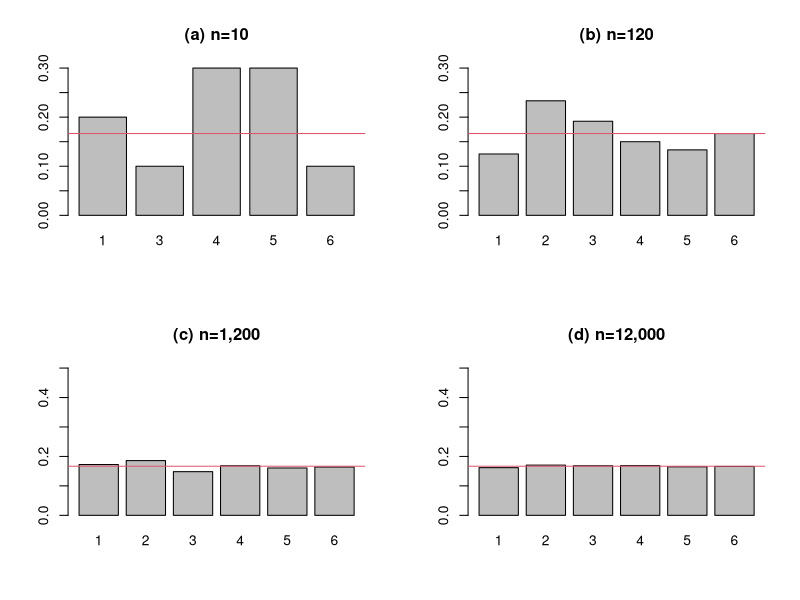
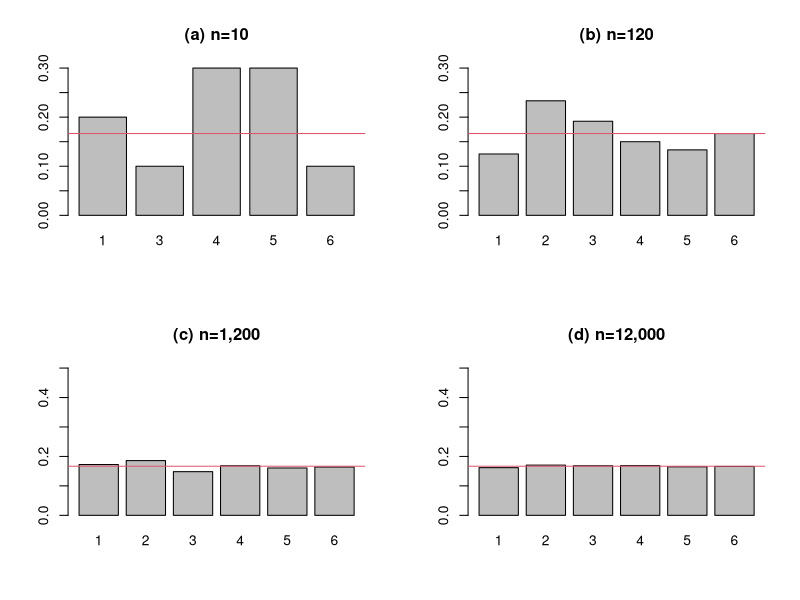

Generate these figures, in order, with R:
par(mfrow=c(2,2)) # 여러개의 그래프를 그린 다음 2행 2열, 가로 방향을 기준으로 보여준다 
set.seed(8052) # 난수 생성을 고정하기 위한 seed값을 8052로 지정한다

dice10 = sample(1:6, 10, replace = TRUE)
# 주사위 10회 던지기의 시뮬레이션 결과
# 1부터 6까지 숫자 중 10개를 무작위로 중복을 허락해서 추출하고, 벡터 dice10에 넣는다. 
barplot(table(dice10)/10, ylim=c(0,0.3), main="(a) n=10")
# dice10에 들어간 각 숫자가 나온 횟수를 10회로 나눈 값, 
# 즉 10회 던졌을 때 각 숫자가 나올 확률을 y값으로 막대그래프를 그린다.
abline(b=0, a=1/6, col=2)
# y값 1/6 위치에 직선을 그어 보여준다

dice120 = sample(1:6, 120, replace = TRUE)
# 주사위 120회 던지기의 시뮬레이션 결과
# 1부터 6까지 숫자 중 120개를 무작위로 중복을 허락해서 추출하고, 벡터 dice120에 넣는다.
barplot(table(dice120)/120, ylim=c(0,0.3), main="(b) n=120")
abline(b=0, a=1/6, col=2)
# dice120에 들어간 각 숫자가 나온 횟수를 120회로 나눈 값, 
# 즉 120회 던졌을 때 각 숫자가 나올 확률을 y값으로 막대그래프를 그린다.
# y값 1/6 위치에 직선을 그어 보여준다

dice1200 = sample(1:6, 1200, replace = TRUE)
# 주사위 1200회 던지기의 시뮬레이션 결과
# 1부터 6까지 숫자 중 1200개를 무작위로 중복을 허락해서 추출하고, 벡터 dice1200에 넣는다.
barplot(table(dice1200)/1200, ylim=c(0,0.5), main="(c) n=1,200")
abline(b=0, a=1/6, col=2)
# dice1200에 들어간 각 숫자가 나온 횟수를 1200회로 나눈 값, 
# 즉 1200회 던졌을 때 각 숫자가 나올 확률을 y값으로 막대그래프를 그린다.
# y값 1/6 위치에 직선을 그어 보여준다

dice12000 = sample(1:6, 12000, replace = TRUE)
# 주사위 12000회 던지기의 시뮬레이션 결과
# 1부터 6까지 숫자 중 12000개를 무작위로 중복을 허락해서 추출하고, 벡터 dice12000에 넣는다.
barplot(table(dice12000)/12000, ylim=c(0,0.5), main="(d) n=12,000")
abline(b=0, a=1/6, col=2)
# dice12000에 들어간 각 숫자가 나온 횟수를 12000회로 나눈 값, 
# 즉 12000회 던졌을 때 각 숫자가 나올 확률을 y값으로 막대그래프를 그린다.
# y값 1/6 위치에 직선을 그어 보여준다

par(mfrow=c(2,2))
set.seed(8052)

dice10 = sample(1:6, 10, replace = TRUE) 
barplot(table(dice10)/10, ylim=c(0,0.3), main="(a) n=10")
abline(b=0, a=1/6, col=2)

dice120 = sample(1:6, 120, replace = TRUE)
barplot(table(dice120)/120, ylim=c(0,0.3), main="(b) n=120")
abline(b=0, a=1/6, col=2)

dice1200 = sample(1:6, 1200, replace = TRUE)
barplot(table(dice1200)/1200, ylim=c(0,0.5), main="(c) n=1,200")
abline(b=0, a=1/6, col=2)

dice12000 = sample(1:6, 12000, replace = TRUE)
barplot(table(dice12000)/12000, ylim=c(0,0.5), main="(d) n=12,000")
abline(b=0, a=1/6, col=2)